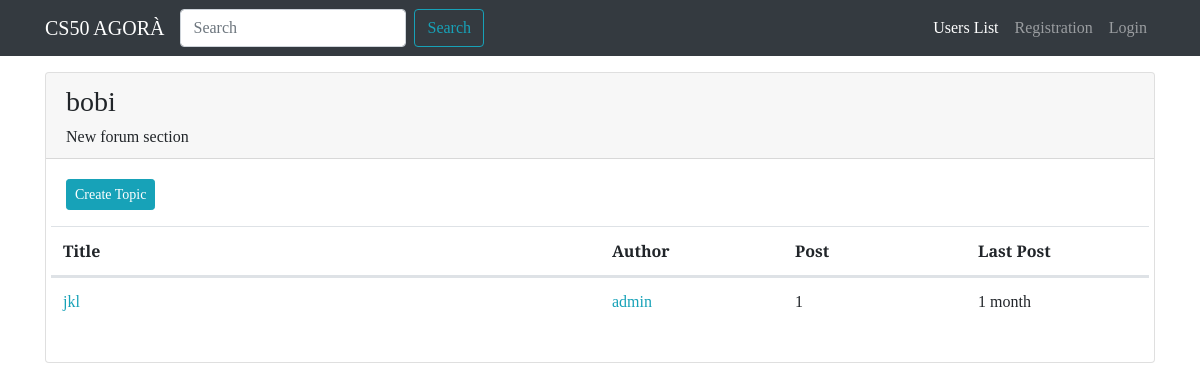
/forum/section/4/, run on an earlier commit of the app's database.
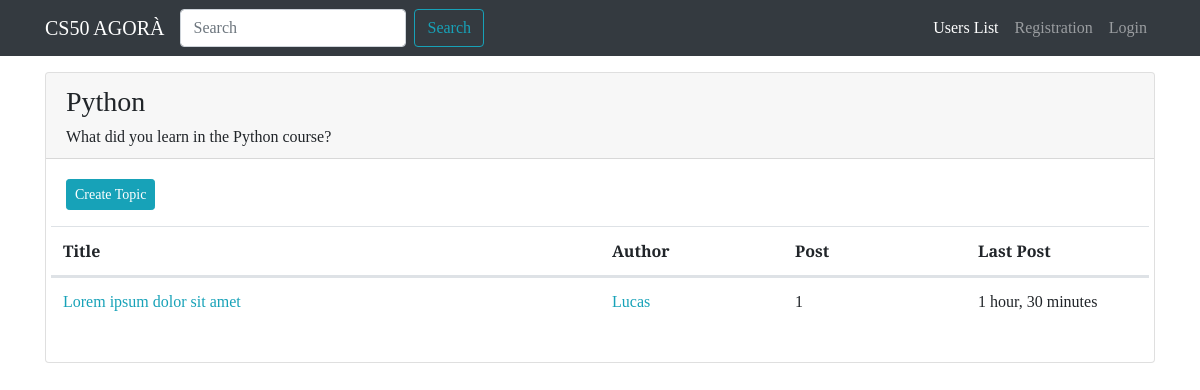
And on a later commit of the database.
### forum/models.py (models this page shows, shortened)
class Section(models.Model):
    section_name = models.CharField(max_length=80)
    description = models.CharField(max_length=150, blank=True, null=True)
    logo_section = models.ImageField(blank=True, null=True)
    class Meta:
        verbose_name = "Section"
        verbose_name_plural = "Sections"

class Topic(models.Model):
    title = models.CharField(max_length=120)
    creation_date = models.DateTimeField(auto_now_add=True)
    topic_author = models.ForeignKey(
        User, on_delete=models.CASCADE, related_name="topics"
    )
    topic_section = models.ForeignKey(Section, on_delete=models.CASCADE)
    def get_absolute_url(self):
        return reverse("view_topic", kwargs={"pk": self.pk})
    class Meta:
        verbose_name = "Topic"
        verbose_name_plural = "Topics"

class Post(models.Model):
    post_author = models.ForeignKey(
        User, on_delete=models.CASCADE, related_name="posts"
    )
    content = models.TextField()
    creation_date = models.DateTimeField(auto_now_add=True)
    topic = models.ForeignKey(Topic, on_delete=models.CASCADE)
    class Meta:
        verbose_name = "Post"
        verbose_name_plural = "Posts"

### forum/views.py (the view)
# urls.py: path("section/<int:pk>/", views.sectionView, name="section_view"),
def sectionView(request, pk):
    section = get_object_or_404(Section, pk=pk)
    section_topics = Topic.objects.filter(topic_section=section).order_by(
        "-creation_date"
    )
    context = {"section": section, "topics": section_topics}
    return render(request, "forum/individual_section.html", context)

### forum/templates/forum/individual_section.html (shortened to what this page needs)
{% extends 'base.html' %}
{% block content %}
<div class="card my-3">
    <div class="card-header">
        <h3>{{ section.section_name }}</h3>
        <h6 class="card-text">{{ section.description }}</h6>
    </div>
    <div class="card-body">
        <a class="btn btn-sm btn-info" href="{% url 'create_topic' pk=section.pk %}">Create Topic</a>
        <table class="table mt-3">
            <thead>
                <tr class="row">
                    <th class="col-lg-6 col-4">Title</th>
                    <th class="col-lg-2 col-3">Author</th>
                    <th class="col-lg-2 col-2">Post</th>
                    <th class="col-lg-2 col-3">Last Post</th>
                </tr>
            </thead>
            <tbody>
                <tr class="row">
                    {% for topic in topics %}
                    <td class="col-lg-6 col-4">
                        <a href="{{ topic.get_absolute_url }}">{{ topic.title }}</a>
                    </td>
                    <td class="col-lg-2 col-3">
                        <a
                            href="{% url 'user_profile' username=topic.topic_author.username %}">{{ topic.topic_author }}</a>
                    </td>
                    <td class="col-lg-2 col-2">{{ topic.post_set.count }}</td>
                    <td class="col-lg-2 col-3">{{ topic.post_set.last.creation_date|timesince }}</td>
                    {% endfor %}
                </tr>
            </tbody>
        </table>
    </div>
</div>
{% endblock content %}

What changed in the data, as far as the page shows it:
removed Topic: title "jkl", topic_author "admin", post_set.count "1", post_set.last.creation_date "1 month"
changed Section: section_name "bobi" → "Python"; description "New forum section" → "What did you learn in the Python course?"
added Topic: title "Lorem ipsum dolor sit amet", topic_author "Lucas", post_set.count "1", post_set.last.creation_date "1 hour, 30 minutes"
